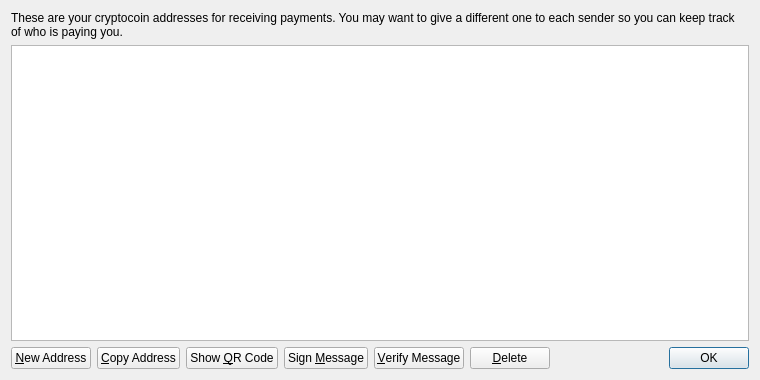
<?xml version="1.0" encoding="UTF-8"?>
<ui version="4.0">
 <class>AddressBookPage</class>
 <widget class="QWidget" name="AddressBookPage">
  <property name="geometry">
   <rect>
    <x>0</x>
    <y>0</y>
    <width>760</width>
    <height>380</height>
   </rect>
  </property>
  <property name="windowTitle">
   <string>Address Book</string>
  </property>
  <property name="styleSheet">
   <string notr="true">background-image: url(:/images/gr);</string>
  </property>
  <layout class="QVBoxLayout" name="verticalLayout">
   <item>
    <widget class="QLabel" name="labelExplanation">
     <property name="text">
      <string>These are your cryptocoin addresses for receiving payments. You may want to give a different one to each sender so you can keep track of who is paying you.</string>
     </property>
     <property name="textFormat">
      <enum>Qt::PlainText</enum>
     </property>
     <property name="wordWrap">
      <bool>true</bool>
     </property>
    </widget>
   </item>
   <item>
    <widget class="QTableView" name="tableView">
     <property name="contextMenuPolicy">
      <enum>Qt::CustomContextMenu</enum>
     </property>
     <property name="toolTip">
      <string>Double-click to edit address or label</string>
     </property>
     <property name="tabKeyNavigation">
      <bool>false</bool>
     </property>
     <property name="alternatingRowColors">
      <bool>true</bool>
     </property>
     <property name="selectionMode">
      <enum>QAbstractItemView::SingleSelection</enum>
     </property>
     <property name="selectionBehavior">
      <enum>QAbstractItemView::SelectRows</enum>
     </property>
     <property name="sortingEnabled">
      <bool>true</bool>
     </property>
     <attribute name="verticalHeaderVisible">
      <bool>false</bool>
     </attribute>
    </widget>
   </item>
   <item>
    <layout class="QHBoxLayout" name="horizontalLayout">
     <item>
      <widget class="QPushButton" name="newAddressButton">
       <property name="toolTip">
        <string>Create a new address</string>
       </property>
       <property name="text">
        <string>&amp;New Address</string>
       </property>
       <property name="icon">
        <iconset resource="../bitcoin.qrc">
         <normaloff>:/icons/add</normaloff>:/icons/add</iconset>
       </property>
      </widget>
     </item>
     <item>
      <widget class="QPushButton" name="copyToClipboard">
       <property name="toolTip">
        <string>Copy the currently selected address to the system clipboard</string>
       </property>
       <property name="text">
        <string>&amp;Copy Address</string>
       </property>
       <property name="icon">
        <iconset resource="../bitcoin.qrc">
         <normaloff>:/icons/editcopy</normaloff>:/icons/editcopy</iconset>
       </property>
      </widget>
     </item>
     <item>
      <widget class="QPushButton" name="showQRCode">
       <property name="text">
        <string>Show &amp;QR Code</string>
       </property>
       <property name="icon">
        <iconset resource="../bitcoin.qrc">
         <normaloff>:/icons/qrcode</normaloff>:/icons/qrcode</iconset>
       </property>
      </widget>
     </item>
     <item>
      <widget class="QPushButton" name="signMessage">
       <property name="toolTip">
        <string>Sign a message to prove you own a cryptocoin address</string>
       </property>
       <property name="text">
        <string>Sign &amp;Message</string>
       </property>
       <property name="icon">
        <iconset resource="../bitcoin.qrc">
         <normaloff>:/icons/edit</normaloff>:/icons/edit</iconset>
       </property>
      </widget>
     </item>
     <item>
      <widget class="QPushButton" name="verifyMessage">
       <property name="toolTip">
        <string>Verify a message to ensure it was signed with a specified cryptocoin address</string>
       </property>
       <property name="text">
        <string>&amp;Verify Message</string>
       </property>
       <property name="icon">
        <iconset resource="../bitcoin.qrc">
         <normaloff>:/icons/transaction_0</normaloff>:/icons/transaction_0</iconset>
       </property>
      </widget>
     </item>
     <item>
      <widget class="QPushButton" name="deleteButton">
       <property name="toolTip">
        <string>Delete the currently selected address from the list</string>
       </property>
       <property name="text">
        <string>&amp;Delete</string>
       </property>
       <property name="icon">
        <iconset resource="../bitcoin.qrc">
         <normaloff>:/icons/remove</normaloff>:/icons/remove</iconset>
       </property>
      </widget>
     </item>
     <item>
      <spacer name="horizontalSpacer">
       <property name="orientation">
        <enum>Qt::Horizontal</enum>
       </property>
       <property name="sizeHint" stdset="0">
        <size>
         <width>40</width>
         <height>20</height>
        </size>
       </property>
      </spacer>
     </item>
     <item>
      <widget class="QDialogButtonBox" name="buttonBox">
       <property name="sizePolicy">
        <sizepolicy hsizetype="Maximum" vsizetype="Fixed">
         <horstretch>0</horstretch>
         <verstretch>0</verstretch>
        </sizepolicy>
       </property>
       <property name="standardButtons">
        <set>QDialogButtonBox::Ok</set>
       </property>
      </widget>
     </item>
    </layout>
   </item>
  </layout>
 </widget>
 <resources>
  <include location="../bitcoin.qrc"/>
 </resources>
 <connections/>
</ui>
